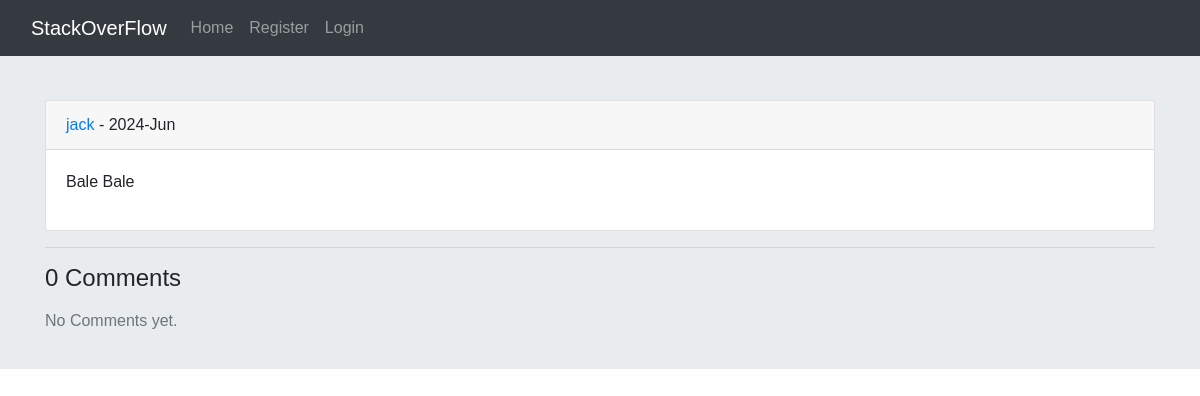
The app's page /post/10/bale-bale/, older data.
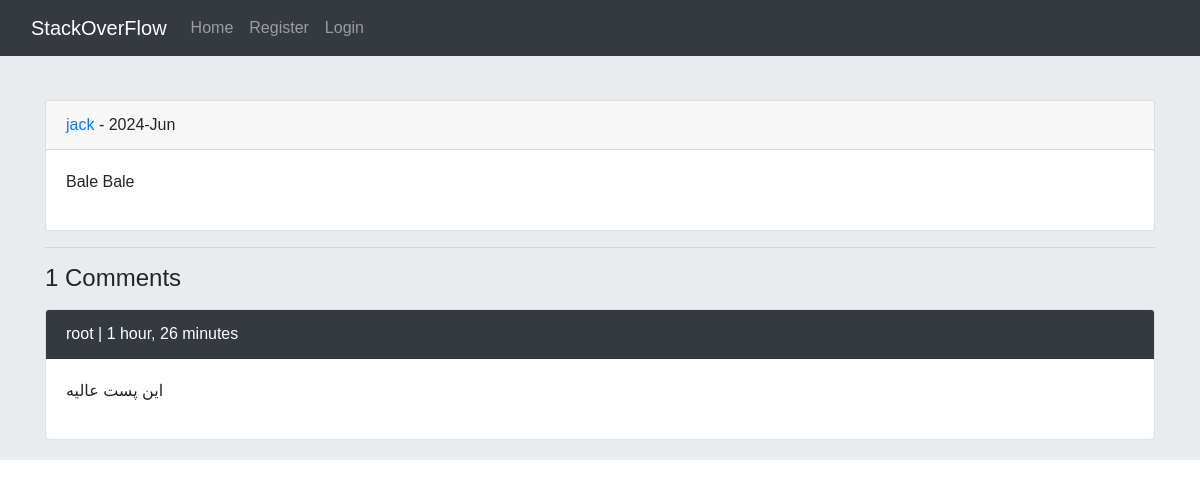
The same page, newer data.
### home/models.py (models this page shows, shortened)
class Comment(models.Model):
    user = models.ForeignKey(User, on_delete=models.CASCADE, related_name='ucomments')
    post = models.ForeignKey(Post, on_delete=models.CASCADE, related_name='pcomments')
    reply = models.ForeignKey('self', on_delete=models.CASCADE, related_name='rcomments', null=True, blank=True)
    is_reply = models.BooleanField(default=False)
    body = models.TextField(max_length=400)
    created = models.DateTimeField(auto_now_add=True)

### home/views.py (the view)
# urls.py: path('post/<int:pk>/<slug:slug>/', views.PostDetailView.as_view(), name='post-detail'),
class PostDetailView(View):
    def get(self, request, pk, slug):
        post = get_object_or_404(Post, pk=pk, slug=slug)
        comments = post.pcomments.filter(is_reply=False)
        return render(request, 'home/detail.html', {'post': post, 'comments': comments})

### home/templates/home/detail.html (shortened to what this page needs)
{% extends '_base.html' %}
{% block content %}
    <div class="container mt-4">
        <div class="card">
            <div class="card-header">
                <a href="{% url 'accounts:user-profile' post.user.id %}">{{ post.user.username }}</a> - {{ post.updated|date:"Y-M" }}
            </div>
            <div class="card-body">
                <p>{{ post.body }}</p>
            </div>
        </div>
        <hr>
        <h4>{{ comments.count }} Comments</h4>
        {% for comment in comments %}
            <div class="card mt-3">
                <div class="card-header bg-dark text-white">
                    {{ comment.user }} | {{ comment.created|timesince }}
                </div>
                <div class="card-body">
                    <p>{{ comment.body }}</p>
                </div>
            </div>
        {% empty %}
            <p class="text-muted mt-3">No Comments yet.</p>
        {% endfor %}
    </div>
{% endblock %}

Row changes from the older to the newer data that the page shows:
added Comment: user "root", created "1 hour, 26 minutes", body "این پست عالیه"
Text that changed along with them:
{{ comments.count }}: "0" → "1"
text no longer shown: "No Comments yet."
